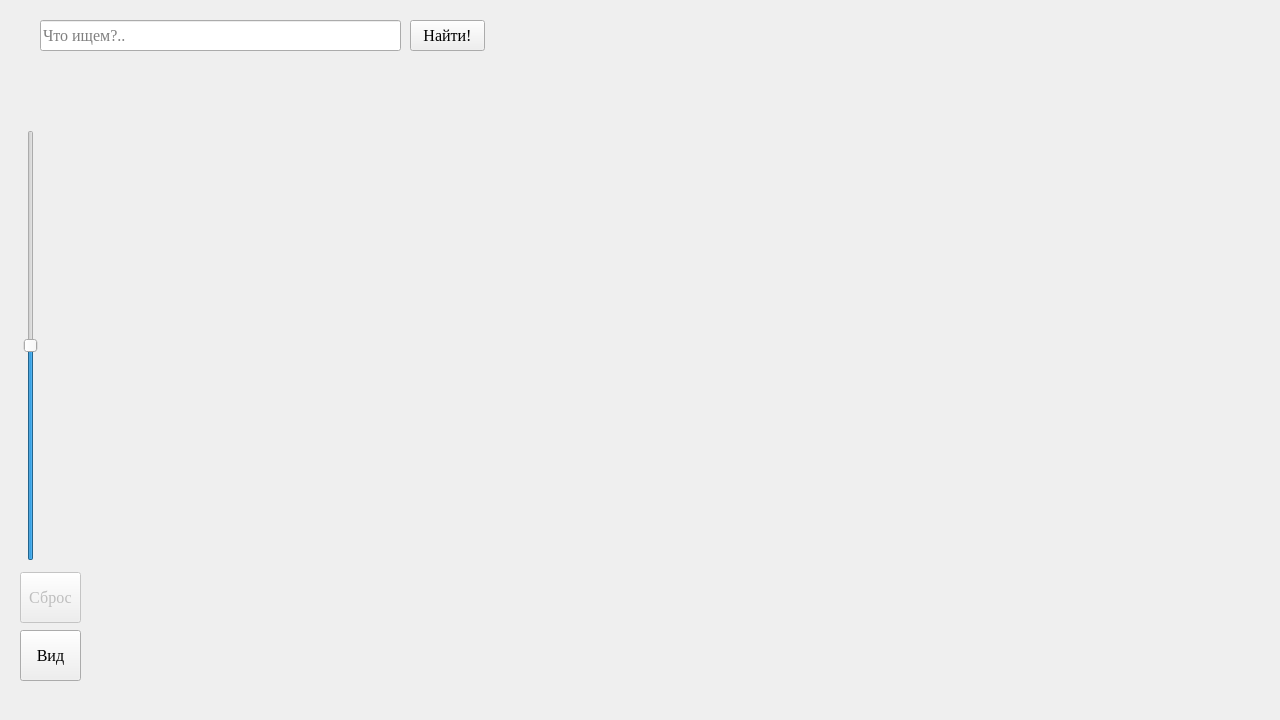
<?xml version="1.0" encoding="UTF-8"?>
<ui version="4.0">
 <class>MapWindow</class>
 <widget class="QMainWindow" name="MapWindow">
  <property name="geometry">
   <rect>
    <x>0</x>
    <y>0</y>
    <width>1280</width>
    <height>720</height>
   </rect>
  </property>
  <property name="font">
   <font>
    <family>Times New Roman</family>
    <pointsize>12</pointsize>
   </font>
  </property>
  <property name="windowTitle">
   <string>MapCoder v0.1 by borsctchsh team</string>
  </property>
  <widget class="QWidget" name="centralwidget">
   <widget class="QStackedWidget" name="stacked_view">
    <property name="geometry">
     <rect>
      <x>0</x>
      <y>0</y>
      <width>1281</width>
      <height>701</height>
     </rect>
    </property>
    <property name="currentIndex">
     <number>0</number>
    </property>
    <widget class="QWidget" name="page">
     <widget class="QLabel" name="image_view_label">
      <property name="geometry">
       <rect>
        <x>0</x>
        <y>0</y>
        <width>1280</width>
        <height>690</height>
       </rect>
      </property>
      <property name="text">
       <string/>
      </property>
     </widget>
     <widget class="QSlider" name="slider_size">
      <property name="geometry">
       <rect>
        <x>20</x>
        <y>130</y>
        <width>22</width>
        <height>431</height>
       </rect>
      </property>
      <property name="minimum">
       <number>0</number>
      </property>
      <property name="maximum">
       <number>100</number>
      </property>
      <property name="value">
       <number>50</number>
      </property>
      <property name="orientation">
       <enum>Qt::Vertical</enum>
      </property>
     </widget>
     <widget class="QLineEdit" name="search_edit">
      <property name="geometry">
       <rect>
        <x>40</x>
        <y>20</y>
        <width>361</width>
        <height>31</height>
       </rect>
      </property>
      <property name="cursor">
       <cursorShape>IBeamCursor</cursorShape>
      </property>
      <property name="inputMask">
       <string extracomment="Что ищем?"/>
      </property>
      <property name="text">
       <string/>
      </property>
      <property name="placeholderText">
       <string>Что ищем?..</string>
      </property>
     </widget>
     <widget class="QPushButton" name="search_button">
      <property name="geometry">
       <rect>
        <x>410</x>
        <y>20</y>
        <width>75</width>
        <height>31</height>
       </rect>
      </property>
      <property name="text">
       <string>Найти!</string>
      </property>
     </widget>
     <widget class="QPushButton" name="view_mode">
      <property name="geometry">
       <rect>
        <x>20</x>
        <y>630</y>
        <width>61</width>
        <height>51</height>
       </rect>
      </property>
      <property name="text">
       <string>Вид</string>
      </property>
     </widget>
     <widget class="QStackedWidget" name="result_view">
      <property name="geometry">
       <rect>
        <x>1000</x>
        <y>0</y>
        <width>271</width>
        <height>691</height>
       </rect>
      </property>
      <property name="currentIndex">
       <number>1</number>
      </property>
      <widget class="QWidget" name="page_3">
       <widget class="QLabel" name="result_text">
        <property name="geometry">
         <rect>
          <x>20</x>
          <y>70</y>
          <width>251</width>
          <height>51</height>
         </rect>
        </property>
        <property name="text">
         <string>Result</string>
        </property>
        <property name="wordWrap">
         <bool>true</bool>
        </property>
       </widget>
      </widget>
      <widget class="QWidget" name="page_4"/>
     </widget>
     <widget class="QPushButton" name="reset_result">
      <property name="enabled">
       <bool>false</bool>
      </property>
      <property name="geometry">
       <rect>
        <x>20</x>
        <y>572</y>
        <width>61</width>
        <height>51</height>
       </rect>
      </property>
      <property name="text">
       <string>Сброс</string>
      </property>
      <property name="checkable">
       <bool>false</bool>
      </property>
     </widget>
    </widget>
    <widget class="QWidget" name="page_2"/>
   </widget>
  </widget>
  <widget class="QMenuBar" name="menubar">
   <property name="geometry">
    <rect>
     <x>0</x>
     <y>0</y>
     <width>1280</width>
     <height>25</height>
    </rect>
   </property>
  </widget>
 </widget>
 <resources/>
 <connections/>
</ui>
